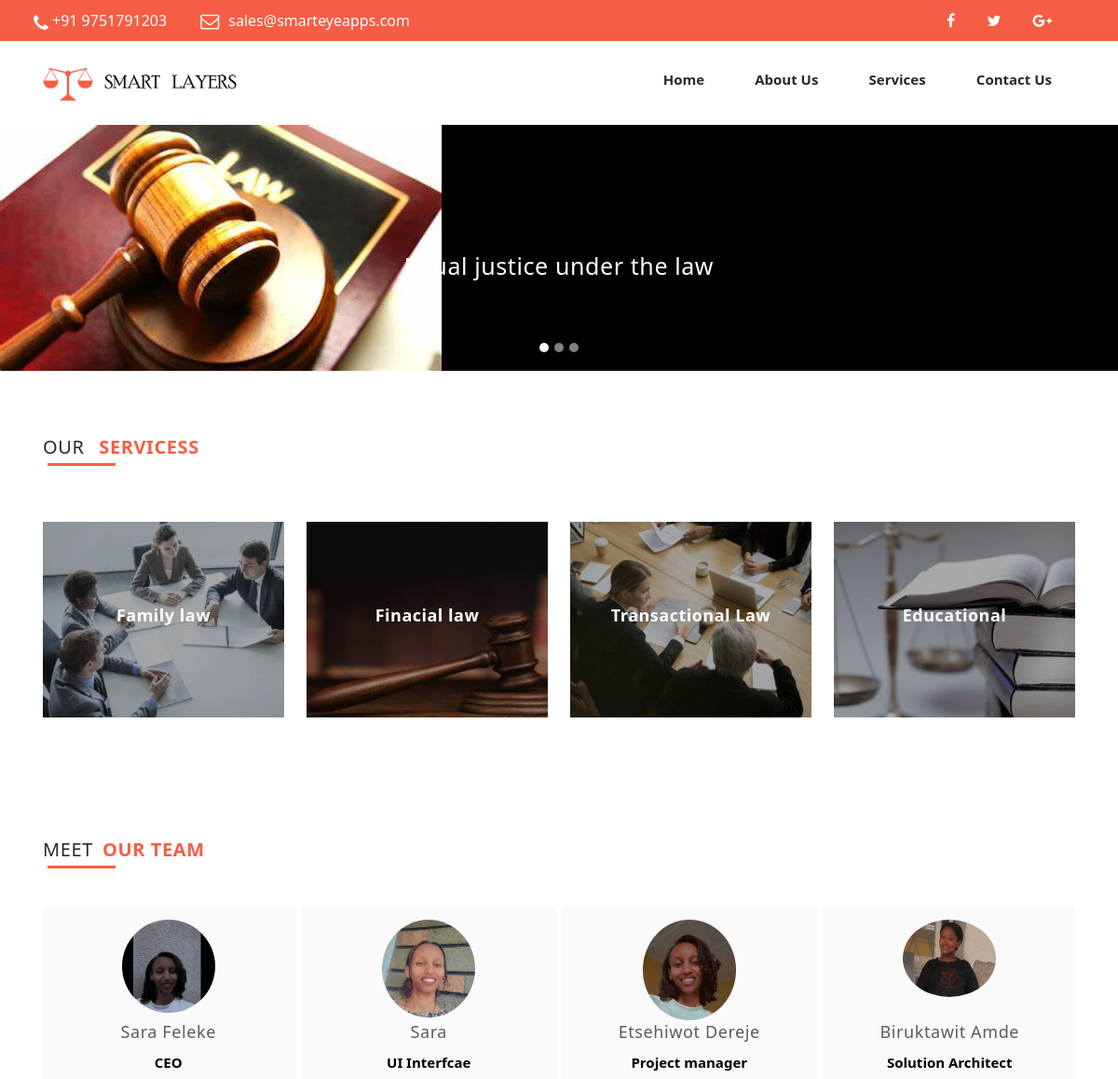
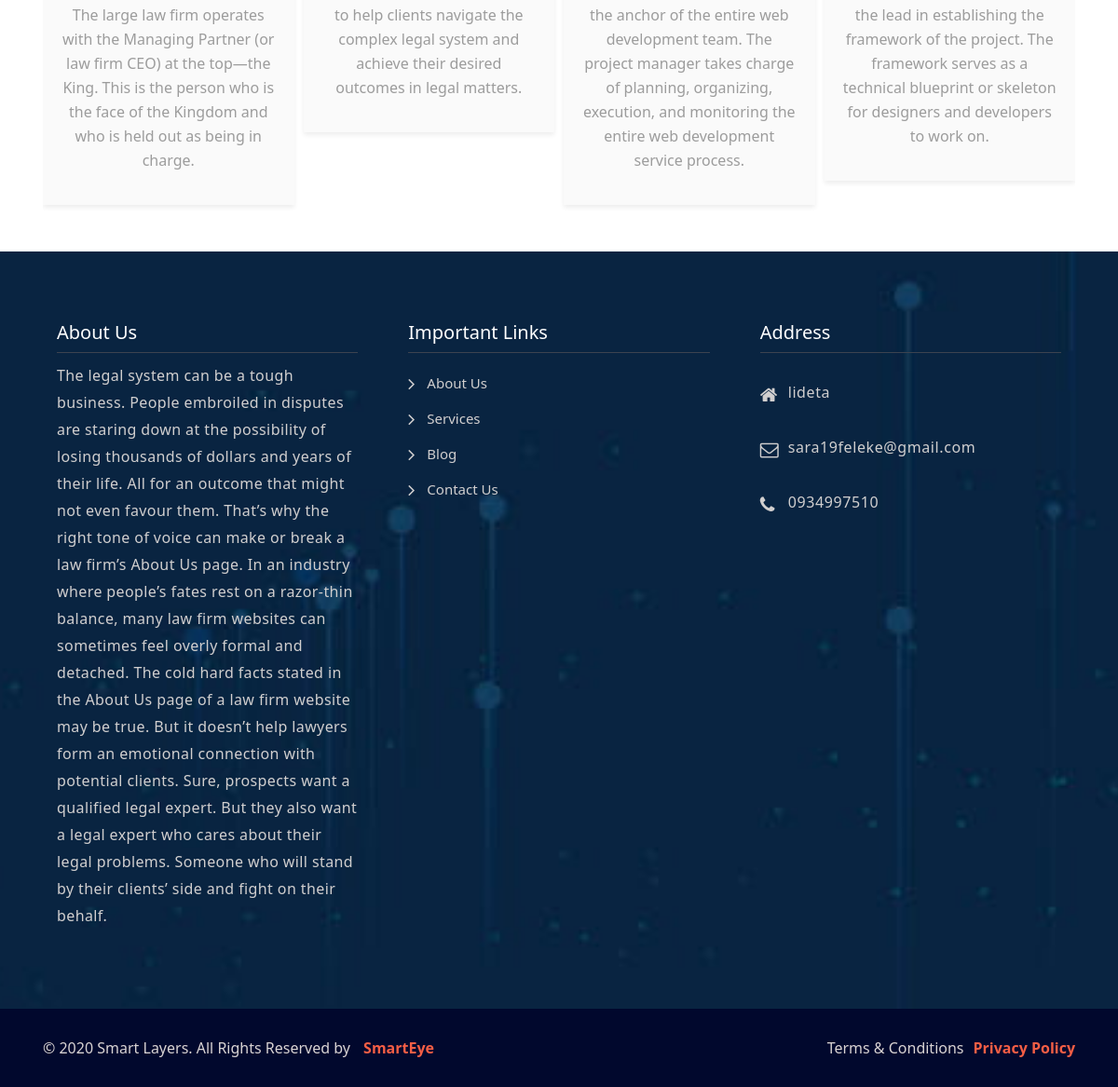
The page / on the database its author committed (2 pictures, top to bottom).
### assignapp/models.py (models this page shows, shortened)
class CarouselItem(models.Model):
    image = models.ImageField(blank=True)
    title = models.CharField(max_length=200)

class Indexser(models.Model):
    image = models.ImageField(blank=True)
    title = models.CharField(max_length=200)

class meetteam(models.Model):
    image = models.ImageField(blank=True)
    name = models.CharField(max_length=200)
    postion= models.CharField(max_length=200)
    description = models.CharField(max_length=200)

class Abt_us(models.Model):
    about = models.CharField(max_length=800)
    image = models.ImageField(blank=True)

class ContactInformation(models.Model):
   address = models.CharField(max_length=200)
   email  = models.EmailField()
   phone = models.CharField(max_length=200)

### assignapp/views.py (the view)
# urls.py: 2. Add a URL to urlpatterns:  path('', views.home, name='home')
def home(request):
   abt=Abt_us.objects.all().first()
   info = ContactInformation.objects.all().first()
   carousel_items = CarouselItem.objects.all()
   index_ser=Indexser.objects.all()
   meet = meetteam.objects.all()
   return render(request, 'index.html',{'carousel_items': carousel_items,'index_ser':index_ser,'meet':meet,'abt':abt,'info':info})

### assignapp/templates/index.html (shortened to what this page needs)
{%load static%}
<!doctype html>
<html lang="en">
  {% include "head.html" %}
  <body>
    {% include "header.html" %}
    <section class="_slider_01">
      {% for item in carousel_items %}
      <div id="carouselExampleFade" class="carousel slide carousel-fade" data-ride="carousel">
         <ol class="carousel-indicators">
          <li data-target="#carouselExampleFade" data-slide-to="0" class="active"></li>
          <li data-target="#carouselExampleFade" data-slide-to="1"></li>
          <li data-target="#carouselExampleFade" data-slide-to="2"></li>
        </ol>
        <div class="carousel-inner">
          <div class="carousel-item active">
            <img class="img-fluid" src="{{ item.image.url }}" alt="" class="img-fluid">
            <div class="carousel-caption d-none d-md-block">
              <h5>{{ item.title }}</h5>
            </div>
          </div>
      </div>
    </section>
    {% endfor %}
    <section id="services" class="_vd_yt_re_wq">
      <div class="container">
        <div class="row">
          <div class="col-12">
            <div class="_hg_we_fe">
              <h2>Our <span>Servicess</span></h2>
            </div>
          </div>
        </div>
        <div class="row _ma_ol_lk">
          {% for single_index_ser  in index_ser  %}
          <div class="col-lg-3 col-md-4 col-sm-6 col-12">
            <div class="_ne_ol_vd_pl">
              <div style="background-image:url({{single_index_ser.image.url}});" class="_ne_ol_vd_pr"></div>
              <h2>{{single_index_ser.title}}</h2>
            </div>
          </div>
          {% endfor %}
</div>
        </div>
    </section>
    <section class="_bd_we_xs_qw">
      <div class="container">
        <div class="row">
          <div class="col-12">
            <div class="_hg_we_fe">
              <h2>Meet<span>Our Team</span></h2>
            </div>
          </div>
        </div>
        <div class="row">
          <div class="col-12">
              <div class="owl-carousel owl-theme">
                {% for single_meet  in meet  %}
                <div class="item">
                    <div class="_mn_sd_we">
                      <div class="_cs_we_sd">
                        {% if single_meet.image  %}
                        <img src="{{single_meet.image.url}}">
                        {% endif %}
                      </div>
                      <div class="_xs_we_zs">
                        <h3>{{single_meet.name}}</h3>
                        <b>{{single_meet.postion}}</b>
                        <p>{{single_meet.description}}</p>
                      </div>
                    </div>
                </div>
                {% endfor %}
                </div>
                </div>
              </div>
            </div>
    </section>
    {% include "footer.html" %}
  </body>
</html>

### assignapp/templates/head.html (shortened to what this page needs)
{%load static%}
<head>
    <link href="{% static 'assets/css/bootstrap.min.css' %}" rel="stylesheet">
    <link href="{% static 'assets/css/font-awesome.min.css' %}" rel="stylesheet">
    <link href="{% static 'assets/css/owl.carousel.min.css' %}" rel="stylesheet">
    <link href="{% static 'assets/css/layers.css' %}" rel="stylesheet">
  </head>

### assignapp/templates/header.html (shortened to what this page needs)
{%load static%}
<header>
    <div class="top_nav">
      <div class="container">
        <div class="row">
          <div class="col-6">
            <div class="_ne_ol_vd">
              <ol>
                <li class="_no_lo_hg">+91 9751791203</li>
                <li>sales@smarteyeapps.com</li>
              </ol>
            </div>
          </div>
          <div class="col-6">
            <div class="_ne_ol_vw">
              <ol>
                <li><a href="#"><i class="fa fa-facebook"></i></a></li>
                <li><a href="#"><i class="fa fa-twitter"></i></a></li>
                <li><a href="#"><i class="fa fa-google-plus"></i></a></li>
              </ol>
            </div>
          </div>
        </div>
      </div>
    </div>
    <div class="header-wrapper">
      <div class="container">
        <div class="row">
          <nav>
            <div class="logo">
              <a href="#">
                <img src="{% static 'assets/images/logo.png' %}">
              </a>
            </div>
            <div class="my-nav">
              <div class="menu">
                <ul>
                  <li><a href="{% url 'home_url' %}">Home</a></li>
                  <li><a href="{% url 'about_Us_url' %}">About Us</a></li>
                  <li><a href="{% url 'services_url' %}">Services</a></li>
                  <li><a href="{% url 'Contact_Us_url' %}">Contact Us</a></li>
                </ul>
              </div>
            </div>
          </nav>
        </div>
      </div>
    </div>
  </header>

### assignapp/templates/footer.html
{%load static%}
<footer class="_vc_zs_qw">
    <div class="container">
      <div class="row">
        <div class="col-lg-4 col-md-4 col-sm-6 col-12">
          <div class="_nb_cd_er">
            <h2>About Us</h2>
            <p>{{abt.about}}</p>
                </div>
        </div>
        <div class="col-lg-4 col-md-4 col-sm-6 col-12">
          <div class="_nb_cd_er">
            <h2>Important Links</h2>
            <ol>
              <li><a href="#">About Us</a></li>
              <li><a href="#">Services</a></li>
              <li><a href="#">Blog</a></li>
              <li><a href="#">Contact Us</a></li>
            </ol>
          </div>
        </div>
        <div class="col-lg-4 col-md-4 col-sm-6 col-12">
          <div class="_nb_cd_er">
            <h2>Address</h2>
            <ul>
              <li><p>{{info.address}}</p></li>
              <li><p>{{info.email}}</p></li>
              <li><p>{{info.phone}}</p></li>
            </ul>
          </div>
        </div>
      </div>
    </div>
  </footer>
  <section class="end-footer">
    <div class="container">
      <div class="row">
        <div class="col-6">
          <div class="_jh_er_xs">
            <p>© 2020 Smart Layers. All Rights Reserved by <a href="#" target="_blank">SmartEye</a></p>
          </div>
        </div>
        <div class="col-6">
          <div class="_jh_er_xs _cc_ui">
            <p>Terms & Conditions<a href="#" target="_blank">Privacy Policy</a></p>
          </div>
        </div>
      </div>
    </div>
  </section>

### assignapp/templates/scripts.html (shortened to what this page needs)
{%load static%}

### rows shown on the page
CarouselItem: image (picture), title "Equal justice under the law"
Indexser: image (picture), title "Family law"
Indexser: image (picture), title "Finacial law"
Indexser: image (picture), title "Transactional Law"
Indexser: image (picture), title "Educational"
meetteam: image (picture), name "Sara Feleke", postion "CEO", description "The large law firm operates with the Managing Partner (or law firm CEO) at the top—the King. This is the person who is the face of the Kingdom and who is held out as being in charge."
meetteam: image (picture), name "Sara", postion "UI Interfcae", description "to help clients navigate the complex legal system and achieve their desired outcomes in legal matters."
meetteam: image (picture), name "Etsehiwot Dereje", postion "Project manager", description "the anchor of the entire web development team. The project manager takes charge of planning, organizing, execution, and monitoring the entire web development service process."
meetteam: image (picture), name "Biruktawit Amde", postion "Solution Architect", description "the lead in establishing the framework of the project. The framework serves as a technical blueprint or skeleton for designers and developers to work on."
Abt_us: about "The legal system can be a tough business. People embroiled in disputes are staring down at the possibility of losing thousands of dollars and years of their life. All for an outcome that might not even favour them. That’s why the right tone of voice can make or break a law firm’s About Us page. In an industry where people’s fates rest on a razor-thin balance, many law firm websites can sometimes feel overly formal and detached. The cold hard facts stated in the About Us page of a law firm website may be true. But it doesn’t help lawyers form an emotional connection with potential clients. Sure, prospects want a qualified legal expert. But they also want a legal expert who cares about their…"
ContactInformation: address "lideta", email "sara19feleke@gmail.com", phone "0934997510"
